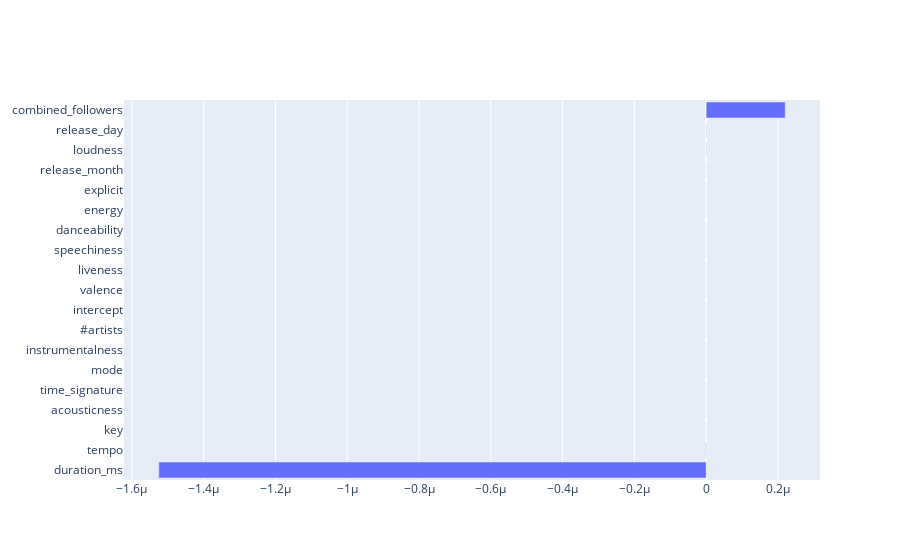

The notebook cell this image was saved under:
### Code cell
#Uscaled - Balancing through weighting
Lclf_or_us = LogisticClassifier(Xtrain_or, Xvalidate, Xtest, ytrain_or, yvalidate, ytest, scale=False)

### Figure 1 — Plotly figure (JSON) as saved in the notebook; plotly's stock layout.template omitted (floating-point values rounded to 4 significant figures)
{"data": [{"orientation": "h", "type": "bar", "x": [-1.525e-06, 2.7e-11, 6.4e-12, 1.378e-11, -4.959e-11, 7.628e-10, -1.722e-11, -5.923e-12, -4.4e-11, -1.513e-11, -1.121e-11, -1.355e-11, -9.896e-10, -3.851e-11, -1.379e-11, 2.202e-07, 2.201e-10, 8.07e-10, -1.378e-11], "y": ["duration_ms", "explicit", "danceability", "energy", "key", "loudness", "mode", "speechiness", "acousticness", "instrumentalness", "liveness", "valence", "tempo", "time_signature", "#artists", "combined_followers", "release_month", "release_day", "intercept"]}], "layout": {"yaxis": {"categoryorder": "total ascending"}}}
